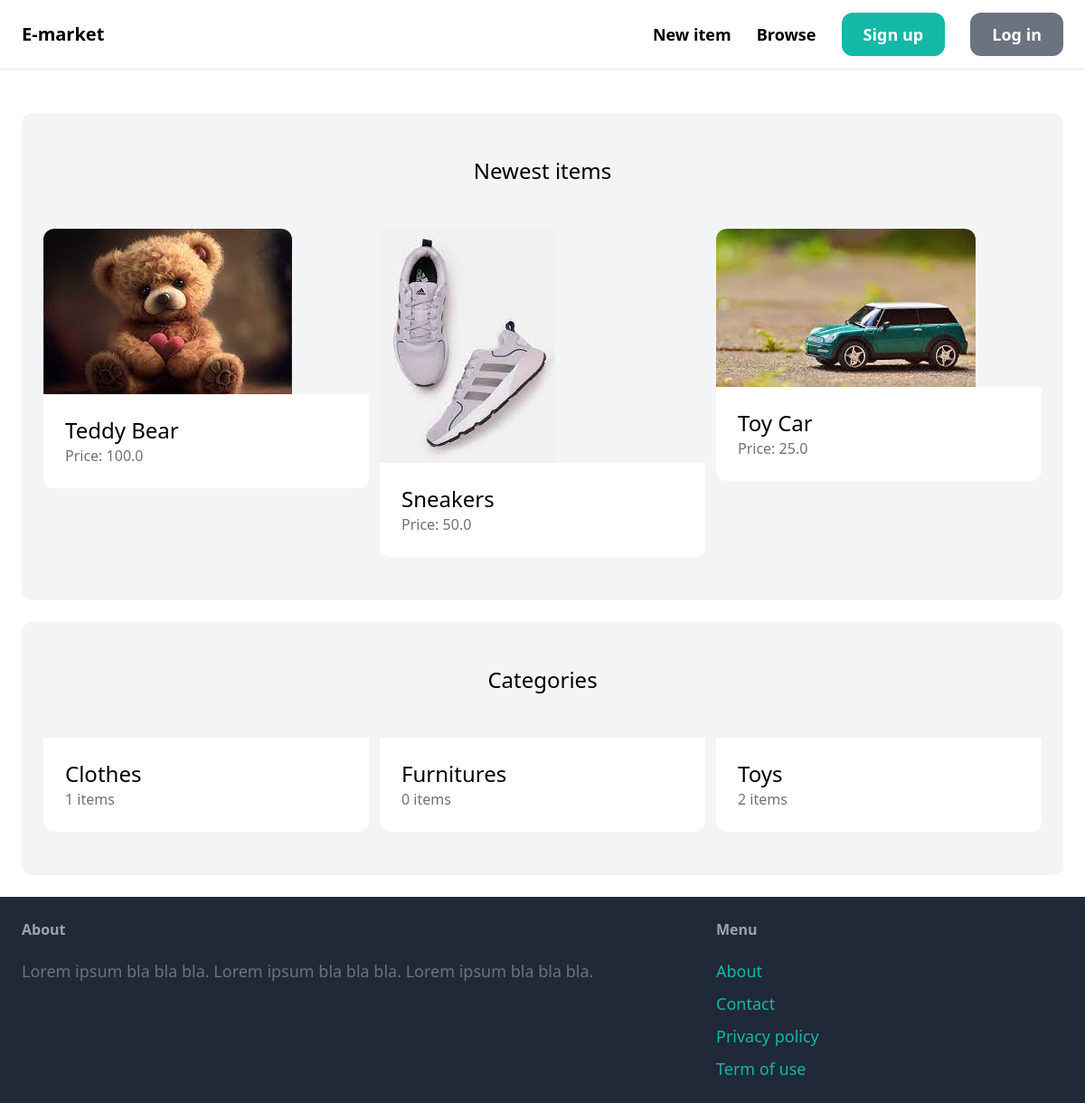
/core/, run on the app's committed database.
### item/models.py (models this page shows, shortened)
class Item(models.Model):
    category = models.ForeignKey(CategoryModel, related_name='items', on_delete=models.CASCADE)
    name = models.CharField(max_length=255)
    description = models.TextField(blank=True,null=True)
    price = models.FloatField()
    image = models.ImageField(upload_to='item_images', blank=True, null=True)
    is_sold = models.BooleanField(default=False)
    created_by = models.ForeignKey(User,related_name='items',on_delete=models.CASCADE)
    created_at = models.DateField(auto_now_add=True)
    class Meta:
        verbose_name_plural = 'Items'

class CategoryModel(models.Model):
    name = models.CharField(max_length=255)
    class Meta:
        ordering = ('name',)
        verbose_name_plural = 'Categories'

### core/views.py (the view)
# urls.py: path('', views.index, name='index'),
def index(request):
    items = Item.objects.filter(is_sold = False)[0:6]
    category = CategoryModel.objects.all()
    return render(request, 'core/index.html',{
        'categories':category,
        'items':items,
    })

### core/templates/core/index.html (shortened to what this page needs)
{% extends 'core/base.html' %}
{% block content %}
<div class="mt-6 px-6 py-12 bg-gray-100 rounded-xl">
    <h2 class="mb-12 text-2xl text-center">Newest items</h2>
    <div class="grid grid-cols-3 gap-3">
        {% for item in items %}
            <div>
                <a href="{% url 'item:detail' item.id %}">
                    <div>
                        <img src="{{ item.image.url }}" class="rounded-t-xl">
                    </div>
                    <div class="p-6 bg-white rounded-b-xl">
                        <h2 class="text-2xl">{{ item.name }}</h2>
                        <p class="text-gray-500">Price: {{ item.price }}</p>
                    </div>
                </a>
            </div>
        {% endfor %}
    </div>
</div>
<div class="mt-6 px-6 py-12 bg-gray-100 rounded-xl">
    <h2 class="mb-12 text-2xl text-center">Categories</h2>
    <div class="grid grid-cols-3 gap-3">
        {% for category in categories %}
            <div>
                <a href="#">
                    <div class="p-6 bg-white rounded-b-xl">
                        <h2 class="text-2xl">{{ category.name }}</h2>
                        <p class="text-gray-500">{{ category.items.count }} items</p>
                    </div>
                </a>
            </div>
        {% endfor %}
    </div>
</div>
{% endblock content %}

### data on the page
Item: image (picture), name "Teddy Bear", price "100.0"
Item: image (picture), name "Sneakers", price "50.0"
Item: image (picture), name "Toy Car", price "25.0"
CategoryModel: name "Clothes", items.count "1"
CategoryModel: name "Furnitures", items.count "0"
CategoryModel: name "Toys", items.count "2"
